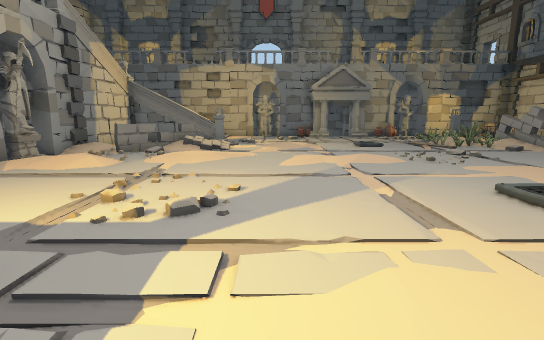
View 1 (above)

19 first-person views from a walk through a scene from a Unity 3-D project. The camera is 1.3 m above the floor, tilts 10° down and sees 85° across. Doors are open. The floor is counted in squares, 1 m on a side. Each view is taken from the middle of a square. On the plan, view 1 faces up. The plan holds only what a view shows up to about 14 squares ahead; the rest is blank. The place goes on beyond the plan. Some animated figures are left out.

View 2
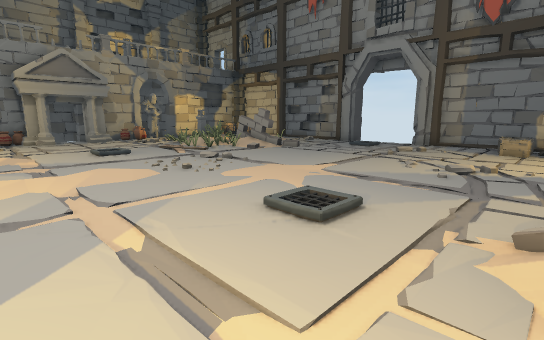

View 3
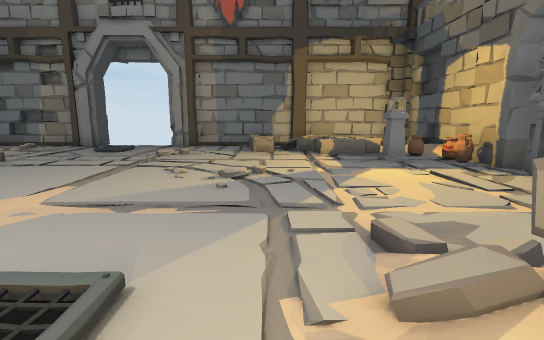

View 4
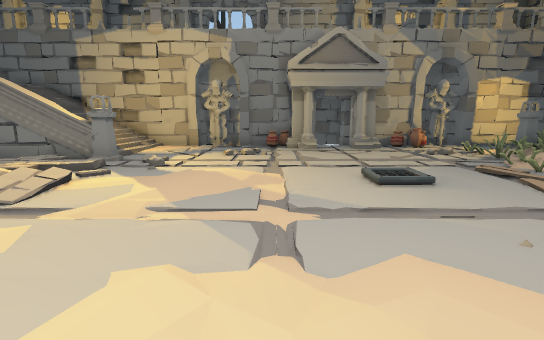

View 5
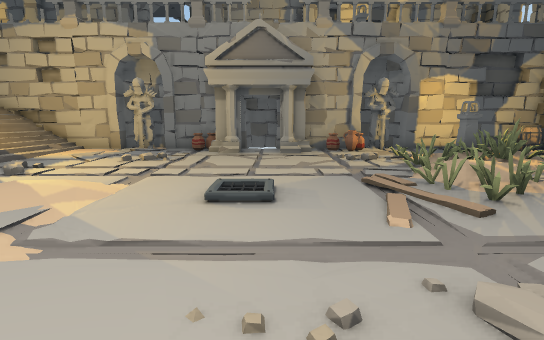

View 6
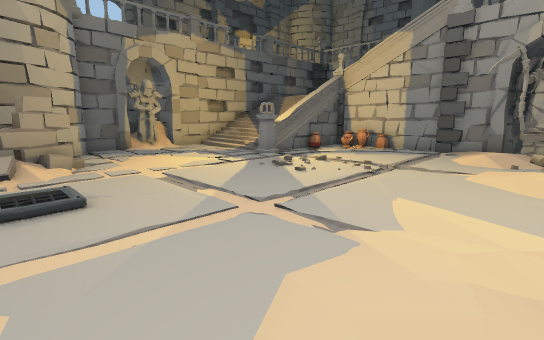

View 7
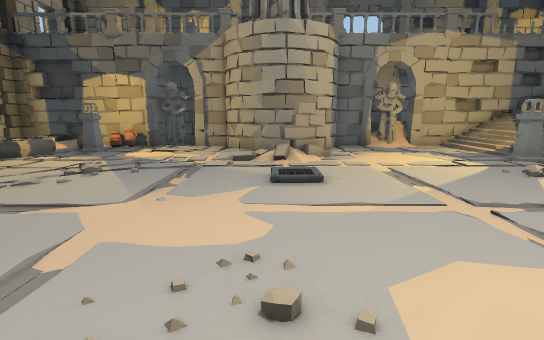

View 8
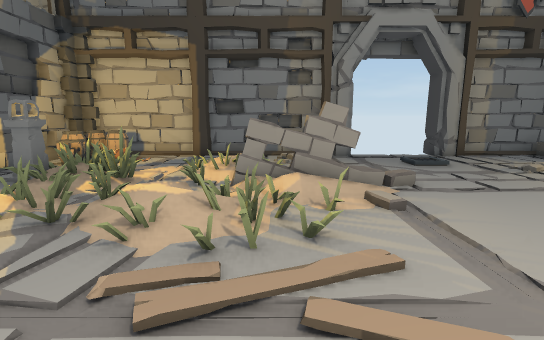

View 9
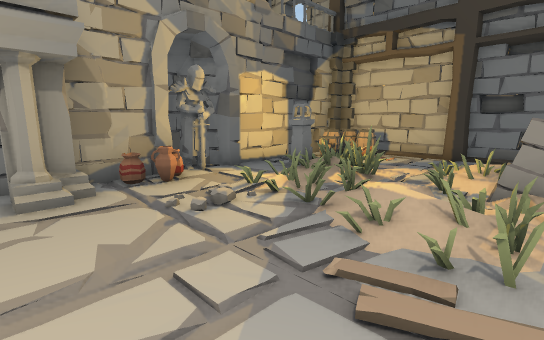

View 10
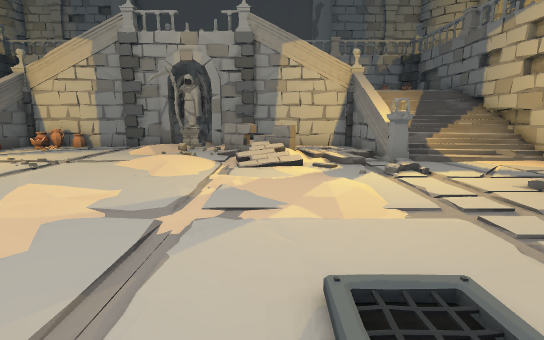

View 11
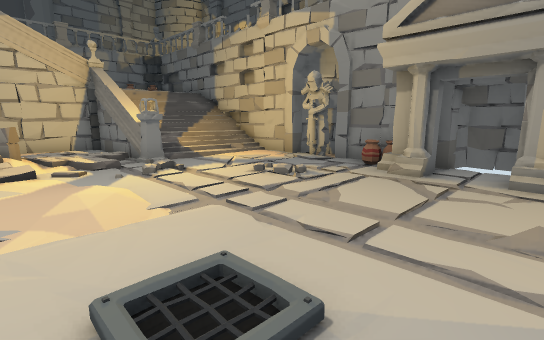

View 12
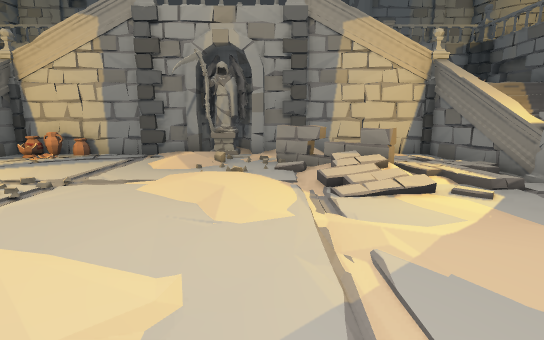

View 13
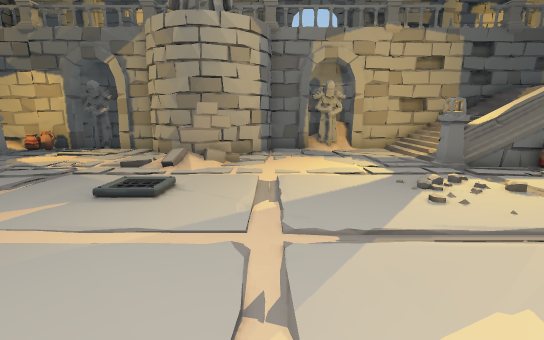

View 14
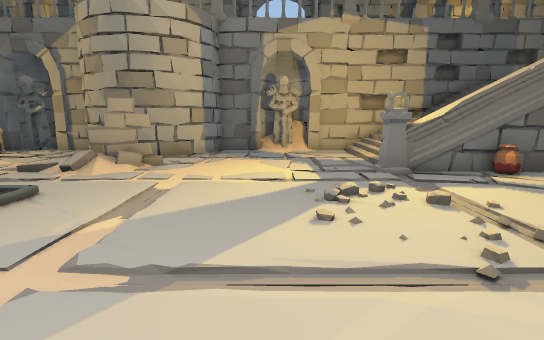

View 15
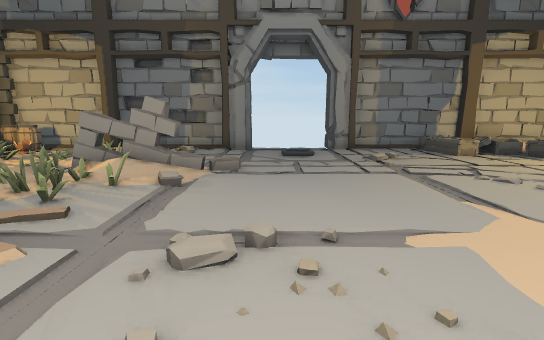

View 16
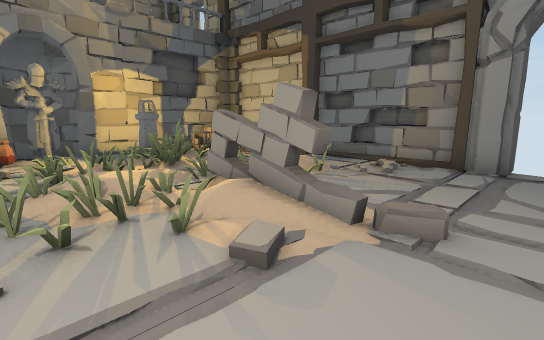

View 17
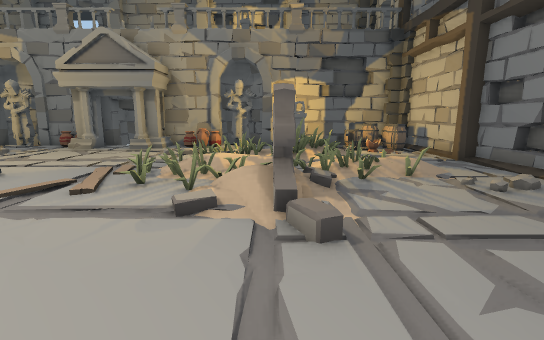

View 18
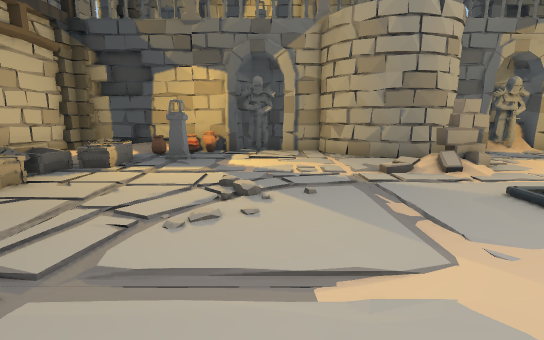

View 19
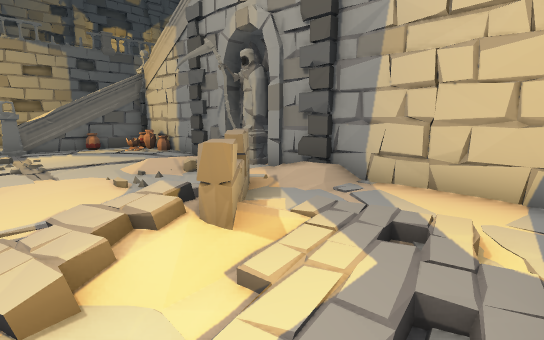

### Floor plan
Key: @ floor where view 1 was taken; # wall or solid block; x gap in a wall; . main floor; : floor 0.25 m higher than the main floor; + floor 0.5 m higher than the main floor; * floor 1.5 m higher than the main floor; / step, stairs or slope; D open door; = window, fence, low wall or low ledge; ^ raised ledge; S statue; A vase; C coffin; P pillar; B barrel; O other object.
Columns run from 9 left of view 1 to 17 right of it. Each row starts with its distance up from view 1.
 23         ### ####  ###
 22  ########S###DD####S#######
 21  ##=//...S#AOO.O/A.... BBB#
 20    *///.....OO./.A...POBBB#
 19    *///.........//O..://OB#
 18     ///.........//...//...#
 17  ####^P./..........O.O....#
 16  #.../../........////../..#
 15  #...//./.......////O////.#
 14  #..:O//..:/.//.//O/O/.O//#
 13  #...  /......../../O.../.#
 12  #//O///.........../O.....#
 11 ##/O../........//.........D
 10 #S../.:...../.../.........D
  9 #S///..................//.D
  8 ##.//.....................D
  7  #..................///...#
  6  #..................././..#
  5  # ..........//....//.....#
  4  #A..........//..////.... #
  3  #A................/...C+=#
  2  ###A^P......///........+ #
  1       /.....OOO........O. #
  0      //..@...x........C .:#
 -1     ////....####.....P...:#
 -2     ///....##  ##....AA.. #
 -3 ########SS##    #####A####
 -4        ####       ###

Positions as (right, up) in squares from view 1, and headings:
1: (0, 0), facing up
2: (1, 2), facing up-right
3: (3, 3), facing right
4: (2, 8), facing up
5: (5, 9), facing up
6: (5, 10), facing down-left
7: (5, 11), facing down
8: (5, 14), facing right
9: (5, 14), facing up-right
10: (6, 13), facing left
11: (6, 13), facing up-left
12: (3, 11), facing left
13: (2, 10), facing down
14: (0, 9), facing down
15: (4, 10), facing right
16: (8, 10), facing up-right
17: (11, 8), facing up
18: (9, 9), facing down
19: (-2, 16), facing down-left
